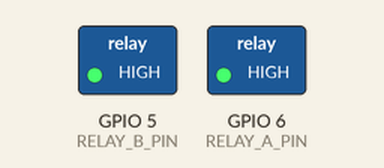
Simulated run of this sketch. Board: ESP32-S3. Parts: switched loads named in the sketch (green lamp = pin HIGH). Dashed ring = blinking. What the sketch prints to the serial monitor is not drawn.

Above: at 1.5 s.
Timing chart, 0 to 5.6 s (numbered marks = the images above):
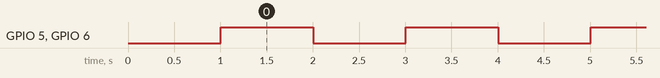

Measured:
- by itself, GPIO 5 (RELAY_B_PIN), GPIO 6 (RELAY_A_PIN): alternates HIGH for 1.0 s and LOW for 1.0 s

The sketch:

TEST_Relay.ino
```cpp
// TEST_Relay.ino – Einfacher Relay-Test für Gridbox ESP32
// Schaltet Relay A und B abwechselnd EIN und AUS.

#define RELAY_A_PIN 6
#define RELAY_B_PIN 5
#define RELAY_ACTIVE_LOW false   // false = HIGH aktiviert Relais

#define INTERVAL_MS 1000         // Wechsel alle 1 Sekunde

const uint8_t RELAY_ON  = RELAY_ACTIVE_LOW ? LOW  : HIGH;
const uint8_t RELAY_OFF = RELAY_ACTIVE_LOW ? HIGH : LOW;

void setup() {
  Serial.begin(115200);
  delay(1000);
  Serial.println("====== TEST_Relay ======");
  Serial.println("Relay A Pin: " + String(RELAY_A_PIN));
  Serial.println("Relay B Pin: " + String(RELAY_B_PIN));
  Serial.println("Intervall:   " + String(INTERVAL_MS) + " ms");
  Serial.println("========================");

  pinMode(RELAY_A_PIN, OUTPUT);
  pinMode(RELAY_B_PIN, OUTPUT);
  digitalWrite(RELAY_A_PIN, RELAY_OFF);
  digitalWrite(RELAY_B_PIN, RELAY_OFF);
}

void loop() {
  // Beide EIN
  digitalWrite(RELAY_A_PIN, RELAY_ON);
  digitalWrite(RELAY_B_PIN, RELAY_ON);
  Serial.println("Relay A: EIN  |  Relay B: EIN");
  delay(INTERVAL_MS);

  // Beide AUS
  digitalWrite(RELAY_A_PIN, RELAY_OFF);
  digitalWrite(RELAY_B_PIN, RELAY_OFF);
  Serial.println("Relay A: AUS  |  Relay B: AUS");
  delay(INTERVAL_MS);
}
```
